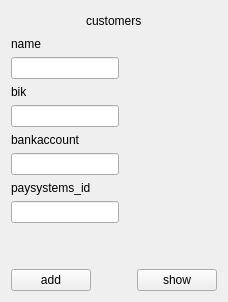
      <widget class="QWidget" name="page_6">
       <layout class="QVBoxLayout" name="verticalLayout_12">
        <item>
         <layout class="QHBoxLayout" name="horizontalLayout_15">
          <item>
           <spacer name="horizontalSpacer_18">
            <property name="orientation">
             <enum>Qt::Horizontal</enum>
            </property>
            <property name="sizeHint" stdset="0">
             <size>
              <width>40</width>
              <height>20</height>
             </size>
            </property>
           </spacer>
          </item>
          <item>
           <widget class="QLabel" name="label_10">
            <property name="text">
             <string>customers</string>
            </property>
           </widget>
          </item>
          <item>
           <spacer name="horizontalSpacer_19">
            <property name="orientation">
             <enum>Qt::Horizontal</enum>
            </property>
            <property name="sizeHint" stdset="0">
             <size>
              <width>40</width>
              <height>20</height>
             </size>
            </property>
           </spacer>
          </item>
         </layout>
        </item>
        <item>
         <layout class="QHBoxLayout" name="horizontalLayout_14">
          <item>
           <layout class="QVBoxLayout" name="verticalLayout_11">
            <item>
             <widget class="QLabel" name="label_9">
              <property name="text">
               <string>name</string>
              </property>
             </widget>
            </item>
            <item>
             <widget class="QLineEdit" name="lineEdit_5"/>
            </item>
            <item>
             <widget class="QLabel" name="label_24">
              <property name="text">
               <string>bik</string>
              </property>
             </widget>
            </item>
            <item>
             <widget class="QLineEdit" name="lineEdit_13"/>
            </item>
            <item>
             <widget class="QLabel" name="label_25">
              <property name="text">
               <string>bankaccount</string>
              </property>
             </widget>
            </item>
            <item>
             <widget class="QLineEdit" name="lineEdit_14"/>
            </item>
            <item>
             <widget class="QLabel" name="label_26">
              <property name="text">
               <string>paysystems_id</string>
              </property>
             </widget>
            </item>
            <item>
             <widget class="QLineEdit" name="lineEdit_15"/>
            </item>
            <item>
             <spacer name="verticalSpacer_6">
              <property name="orientation">
               <enum>Qt::Vertical</enum>
              </property>
              <property name="sizeHint" stdset="0">
               <size>
                <width>20</width>
                <height>40</height>
               </size>
              </property>
             </spacer>
            </item>
           </layout>
          </item>
          <item>
           <spacer name="horizontalSpacer_17">
            <property name="orientation">
             <enum>Qt::Horizontal</enum>
            </property>
            <property name="sizeHint" stdset="0">
             <size>
              <width>40</width>
              <height>20</height>
             </size>
            </property>
           </spacer>
          </item>
         </layout>
        </item>
        <item>
         <layout class="QHBoxLayout" name="horizontalLayout_16">
          <item>
           <widget class="QPushButton" name="pushButton_9">
            <property name="text">
             <string>add</string>
            </property>
           </widget>
          </item>
          <item>
           <spacer name="horizontalSpacer_20">
            <property name="orientation">
             <enum>Qt::Horizontal</enum>
            </property>
            <property name="sizeHint" stdset="0">
             <size>
              <width>40</width>
              <height>20</height>
             </size>
            </property>
           </spacer>
          </item>
          <item>
           <widget class="QPushButton" name="pushButton_16">
            <property name="text">
             <string>show</string>
            </property>
           </widget>
          </item>
         </layout>
        </item>
       </layout>
      </widget>
